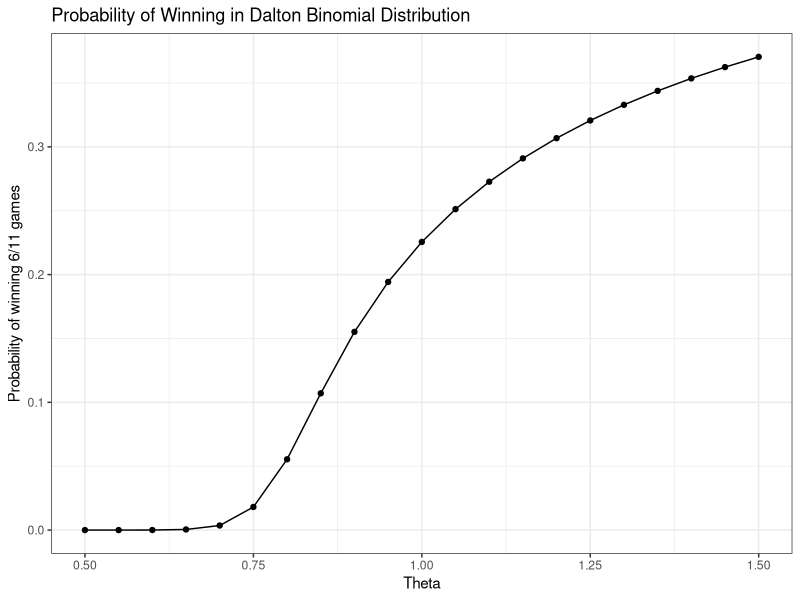
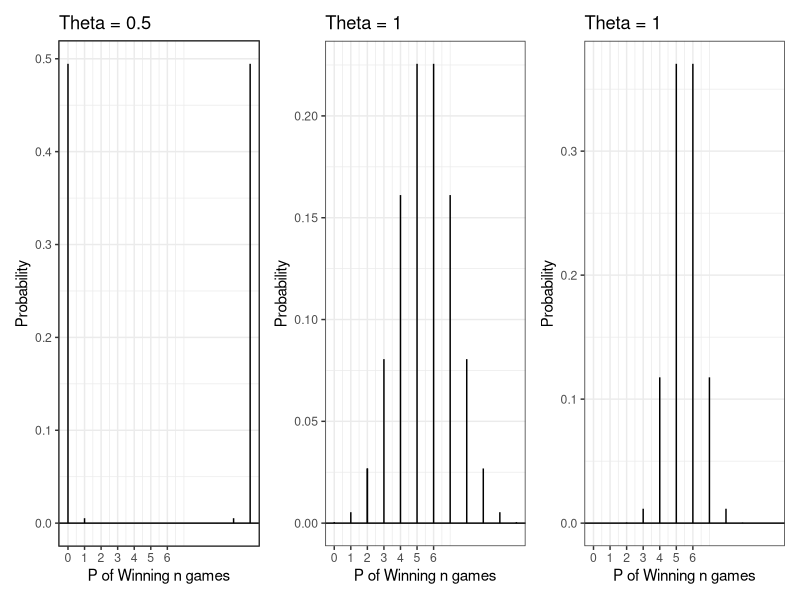

Generate these figures, in order, with R:
## ---- chunk 1
#| echo: false

default_chunk_hook <- knitr::knit_hooks$get("chunk")

latex_font_size <- c(
  "Huge",
  "huge",
  "LARGE",
  "Large",
  "large",
  "normalsize",
  "small",
  "footnotesize",
  "scriptsize",
  "tiny"
)

knitr::knit_hooks$set(chunk = function(x, options) {
  x <- default_chunk_hook(x, options)
  if (options$size %in% latex_font_size) {
    paste0("\n \\", options$size, "\n\n", x, "\n\n \\normalsize")
  } else {
    x
  }
})
## ---- chunk 2
#| label: load-packages
#| include: false
library(tidyverse)
library(patchwork)
## ---- chunk 3
daltbinom <- function(x, size, prob, theta) {
  normalizing.constant <- 0
  for (j in 0:size) {
    normalizing.constant <- normalizing.constant +
      choose(size, j) * prob^j * (1 - prob)^(size - j) * theta^(j * (size - j))
  }
  # Probability Mass at x=x
  (1 / normalizing.constant) *
    choose(size, x) *
    prob^x *
    (1 - prob)^(size - x) *
    theta^(x * (size - x)) *
    (x >= 0) *
    (x <= size)
}
## ---- chunk 4
daltbbinom.single <- function(x, size, alpha, beta, theta) {
  integrand <- function(p) {
    sapply(
      p, # integrate will pass in a vector, so we use sapply to apply the following
      function(p_val) {
        # f(x|p) * f(p|alpha, beta)
        daltbinom(x, size, p_val, theta) * dbeta(p_val, alpha, beta)
      }
    )
  }
  # Probability Mass at x=x
  # integrate(integrand, lower = 0, upper = 1)$value * (x>=0)*(x<=size)
  # I shrink the bounds below to avoid log(0)=-infinty
  # I use try() to catch when there is an error and avoid crashing
  res <- try(
    integrate(integrand, lower = 1e-7, upper = 1 - 1e-7)$value *
      (x >= 0) *
      (x <= size),
    silent = TRUE
  )
  # If there is an error, return a near-zero probability
  if (inherits(res, "try-error")) {
    return(0.1^6)
  }

  res
}
# Write a function that works on a vector
daltbbinom <- function(x, size, alpha, beta, theta) {
  sapply(
    X = x,
    FUN = daltbbinom.single,
    size = size,
    alpha = alpha,
    beta = beta,
    theta = theta
  )
}
## ---- chunk 5

# Create the vector of probabilities for each theta. We use a function to essentially "vectorize" the daltbinom function (now I am wondering if it was already vectorized for theta).

prob = function(t) {
  daltbinom(x = 6, size = 11, prob = 0.5, theta = t)
}


thetas = seq(from = 0.5, to = 1.5, by = 0.05 )

probs = sapply(thetas, prob)
data = tibble(thetas,probs)

## ---- chunk 6
#Plot the probability vs theta

ggplot(data) + # Specify Data
geom_point(aes(x = thetas, # Specify x-axis
y = probs)) + # Specify y-axis
geom_line(aes(x = thetas, # Specify x-axis
y = probs), # Specify y-axis
method = "lm", # Specify best fit line
color = "black") + # Specify line color
theme_bw() + # A cleaner theme
labs(x = "Theta", # Specify axis labels
y = "Probability of winning 6/11 games") +
ggtitle("Probability of Winning in Dalton Binomial Distribution") # Plot title
## ---- chunk 7

ggdat <- tibble(x = (0:11)) |>
  mutate(PMF05 = daltbinom(x = x, size = 11, prob = 0.5, theta = 0.5)) 

ggdat = ggdat |>
       mutate(PMF01 = daltbinom(x = x, size = 11, prob = 0.5, theta = 1))

ggdat = ggdat |>
      mutate(PMF15 = daltbinom(x = x, size = 11, prob = 0.5, theta = 1.5))



PMF05.plot <- ggplot(ggdat) +
geom_linerange(aes(x = x, ymin = 0, ymax = PMF05)) +
geom_linerange(data = ggdat |> filter(x==2),
aes(x = x, ymin = 0, ymax = PMF05)) +
geom_hline(yintercept = 0) +
scale_x_continuous("P of Winning n games",
breaks = seq(0, 6, 1)) +
ylab("Probability") +
theme_bw()+
ggtitle("Theta = 0.5")


PMF01.plot <- ggplot(ggdat) +
geom_linerange(aes(x = x, ymin = 0, ymax = PMF01)) +
geom_linerange(data = ggdat |> filter(x==2),
aes(x = x, ymin = 0, ymax = PMF01)) +
geom_hline(yintercept = 0) +
scale_x_continuous("P of Winning n games",
breaks = seq(0, 6, 1)) +
ylab("Probability") +
theme_bw()+
ggtitle("Theta = 1")

PMF15.plot <- ggplot(ggdat) +
geom_linerange(aes(x = x, ymin = 0, ymax = PMF15)) +
geom_linerange(data = ggdat |> filter(x==2),
aes(x = x, ymin = 0, ymax = PMF15)) +
geom_hline(yintercept = 0) +
scale_x_continuous("P of Winning n games",
breaks = seq(0, 6, 1)) +
ylab("Probability") +
theme_bw()+
ggtitle("Theta = 1")

PMF05.plot + PMF01.plot + PMF15.plot
